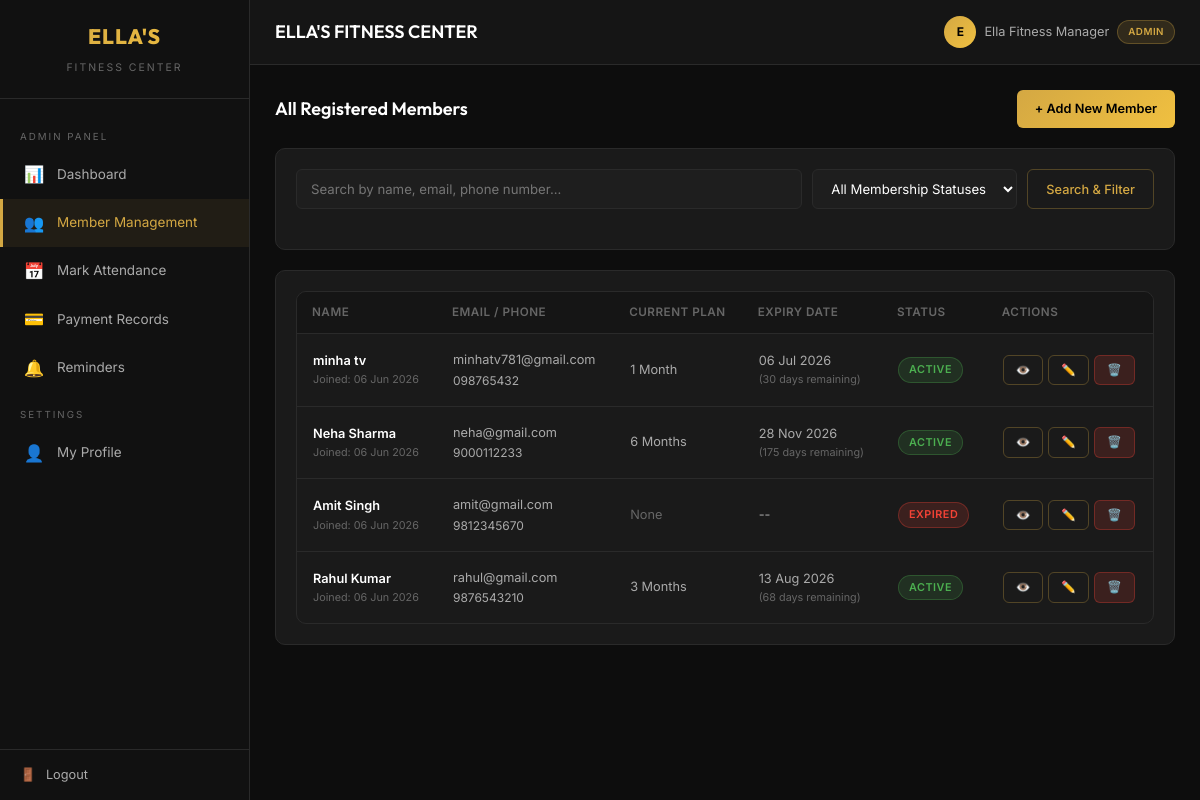
Page /members/admin/members/ (signed in) on the committed database.
### accounts/models.py (models this page shows, shortened)
class User(AbstractUser):
    ROLE_CHOICES = [
        ('CLIENT', 'Client'),
        ('ADMIN', 'Admin'),
    ]
    role = models.CharField(max_length=10, choices=ROLE_CHOICES, default='CLIENT')
    phone = models.CharField(max_length=15, blank=True)
    address = models.TextField(blank=True)
    date_of_birth = models.DateField(null=True, blank=True)
    emergency_contact = models.CharField(max_length=15, blank=True)
    @property
    def is_admin_user(self):
        return self.role == 'ADMIN'

### members/models.py (models this page shows, shortened)
class Membership(models.Model):
    PLAN_CHOICES = [
        ('1_MONTH', '1 Month'),
        ('3_MONTH', '3 Months'),
        ('6_MONTH', '6 Months'),
    ]
    STATUS_CHOICES = [
        ('ACTIVE', 'Active'),
        ('EXPIRED', 'Expired'),
        ('PENDING', 'Pending Payment'),
    ]
    PLAN_PRICES = {
        '1_MONTH': 1199,
        '3_MONTH': 3199,
        '6_MONTH': 5999,
    }
    PLAN_DAYS = {
        '1_MONTH': 30,
        '3_MONTH': 90,
        '6_MONTH': 180,
    }
    user = models.ForeignKey(settings.AUTH_USER_MODEL, on_delete=models.CASCADE, related_name='memberships')
    plan = models.CharField(max_length=10, choices=PLAN_CHOICES)
    start_date = models.DateField()
    end_date = models.DateField()
    amount = models.DecimalField(max_digits=10, decimal_places=2)
    status = models.CharField(max_length=10, choices=STATUS_CHOICES, default='PENDING')
    created_at = models.DateTimeField(auto_now_add=True)
    class Meta:
        ordering = ['-created_at']
    @property
    def days_remaining(self):
        if self.status != 'ACTIVE':
            return 0
        remaining = (self.end_date - timezone.now().date()).days
        return max(0, remaining)
    def check_and_update_status(self):
        if self.status == 'ACTIVE' and self.end_date < timezone.now().date():
            self.status = 'EXPIRED'
            self.save()

### members/views.py (the view, shortened to what this page needs)
# urls.py: path('admin/members/', views.member_list, name='member_list'),
@admin_required
def member_list(request):
    query = request.GET.get('q', '')
    status_filter = request.GET.get('status', '')
    members = User.objects.filter(role='CLIENT').order_by('-date_joined')
    member_data = []
    for member in members:
        active_membership = Membership.objects.filter(user=member, status='ACTIVE').first()
        if active_membership:
            active_membership.check_and_update_status()
            active_membership = Membership.objects.filter(user=member, status='ACTIVE').first()
        if status_filter == 'active' and not active_membership:
            continue
        if status_filter == 'expired' and active_membership:
            continue
        member_data.append({
            'user': member,
            'membership': active_membership,
        })
    return render(request, 'members/list.html', {
        'members': member_data,
        'query': query,
        'status_filter': status_filter,
    })

### templates/members/list.html (shortened to what this page needs)
{% extends 'dashboard_base.html' %}
{% block content %}
<div class="section-header">
    <h2>All Registered Members</h2>
    <a href="{% url 'member_add' %}" class="btn btn-gold">+ Add New Member</a>
</div>
<div class="card mb-20">
    <form method="get" class="search-bar">
        <input type="text" name="q" value="{{ query }}" placeholder="Search by name, email, phone number...">
        <select name="status">
            <option value="">All Membership Statuses</option>
        </select>
        <button type="submit" class="btn btn-outline">Search & Filter</button>
    </form>
</div>
<div class="card">
    <div class="table-container">
        {% if members %}
            <table>
                <thead>
                    <tr>
                        <th>Name</th>
                        <th>Email / Phone</th>
                        <th>Current Plan</th>
                        <th>Expiry Date</th>
                        <th>Status</th>
                        <th>Actions</th>
                    </tr>
                </thead>
                <tbody>
                    {% for m in members %}
                        <tr>
                            <td>
                                <div style="font-weight: 600; color: #fff;">{{ m.user.get_full_name|default:m.user.username }}</div>
                                <div style="font-size: 0.72rem; color: var(--text-muted);">Joined: {{ m.user.date_joined|date:"d M Y" }}</div>
                            </td>
                            <td>
                                <div>{{ m.user.email }}</div>
                                <div style="font-size: 0.8rem; color: var(--text-secondary);">{{ m.user.phone|default:"N/A" }}</div>
                            </td>
                            <td>
                                {% if m.membership %}
                                    {{ m.membership.get_plan_display }}
                                {% else %}
                                    <span class="text-muted">None</span>
                                {% endif %}
                            </td>
                            <td>
                                {% if m.membership %}
                                    {{ m.membership.end_date|date:"d M Y" }}
                                    <div style="font-size: 0.72rem; color: var(--text-muted);">({{ m.membership.days_remaining }} days remaining)</div>
                                {% else %}
                                    --
                                {% endif %}
                            </td>
                            <td>
                                {% if m.membership %}
                                    <span class="badge badge-active">Active</span>
                                {% else %}
                                    <span class="badge badge-expired">Expired</span>
                                {% endif %}
                            </td>
                            <td>
                                <div style="display: flex; gap: 5px;">
                                    <a href="{% url 'member_detail' m.user.id %}" class="btn btn-outline btn-sm" title="View Profile">👁️</a>
                                    <a href="{% url 'member_edit' m.user.id %}" class="btn btn-outline btn-sm" title="Edit Profile">✏️</a>
                                    <a href="{% url 'member_delete' m.user.id %}" class="btn btn-danger btn-sm" title="Remove Member">🗑️</a>
                                </div>
                            </td>
                        </tr>
                    {% endfor %}
                </tbody>
            </table>
        {% else %}
            <div class="empty-state">
                <div class="icon">🔍</div>
                <h3>No members matching search query</h3>
                <p>Try refining your search text or changing the filters.</p>
            </div>
        {% endif %}
    </div>
</div>
{% endblock %}

### templates/components/header.html (shortened to what this page needs)
<div class="header">
    <div class="header-left">
        <h1>{% block header_title %}ELLA'S FITNESS CENTER{% endblock %}</h1>
    </div>
    <div class="header-right">
        <div class="header-user">
            <div class="avatar">
                {{ user.first_name|slice:":1"|upper|default:user.username|slice:":1"|upper }}
            </div>
            <span>{{ user.get_full_name|default:user.username }}</span>
            <span class="badge badge-gold" style="font-size: 0.65rem;">{{ user.get_role_display }}</span>
        </div>
    </div>
</div>

### rows in the picture
User: first_name "E", get_full_name "Ella Fitness Manager", role "ADMIN"
User: user.get_full_name "minha tv", user.date_joined "06 Jun 2026", user.email "minhatv781@gmail.com", user.phone "098765432", membership.plan "1 Month", membership.end_date "06 Jul 2026", membership.days_remaining "30", shows "ACTIVE"
User: user.get_full_name "Neha Sharma", user.date_joined "06 Jun 2026", user.email "neha@gmail.com", user.phone "9000112233", membership.plan "6 Months", membership.end_date "28 Nov 2026", membership.days_remaining "175", shows "ACTIVE"
User: user.get_full_name "Amit Singh", user.date_joined "06 Jun 2026", user.email "amit@gmail.com", user.phone "9812345670", shows "None", shows "EXPIRED"
User: user.get_full_name "Rahul Kumar", user.date_joined "06 Jun 2026", user.email "rahul@gmail.com", user.phone "9876543210", membership.plan "3 Months", membership.end_date "13 Aug 2026", membership.days_remaining "68", shows "ACTIVE"
